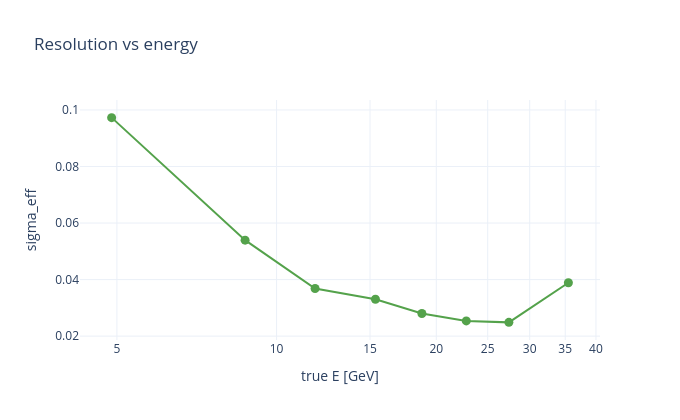

The cell this chart's notebook holds for it:
### Code cell
edges = np.quantile(Etrue, np.linspace(0, 1, 9))
cx, cy = [], []
for i in range(len(edges) - 1):
    msk = (Etrue >= edges[i]) & (Etrue < edges[i + 1])
    if msk.sum() > 20:
        cx.append(float(np.median(Etrue[msk]))); cy.append(sig_eff(resid[msk]))
fig = go.Figure(go.Scatter(x=cx, y=cy, mode="lines+markers", marker=dict(size=9, color="#54a24b")))
fig.update_layout(title="Resolution vs energy", xaxis_title="true E [GeV]", yaxis_title="sigma_eff",
                  xaxis_type="log", template="plotly_white", height=420, width=680)
fig

### Figure 1 — Plotly figure (JSON) as saved in the notebook; plotly's stock layout.template omitted (floating-point values rounded to 4 significant figures)
{"data": [{"marker": {"color": "#54a24b", "size": 9}, "mode": "lines+markers", "type": "scatter", "x": [4.887, 8.723, 11.82, 15.36, 18.79, 22.78, 27.41, 35.48], "y": [0.09729, 0.05395, 0.03686, 0.03306, 0.02801, 0.0254, 0.02487, 0.03889]}], "layout": {"height": 420, "title": {"text": "Resolution vs energy"}, "width": 680, "xaxis": {"title": {"text": "true E [GeV]"}, "type": "log"}, "yaxis": {"title": {"text": "sigma_eff"}}}}
